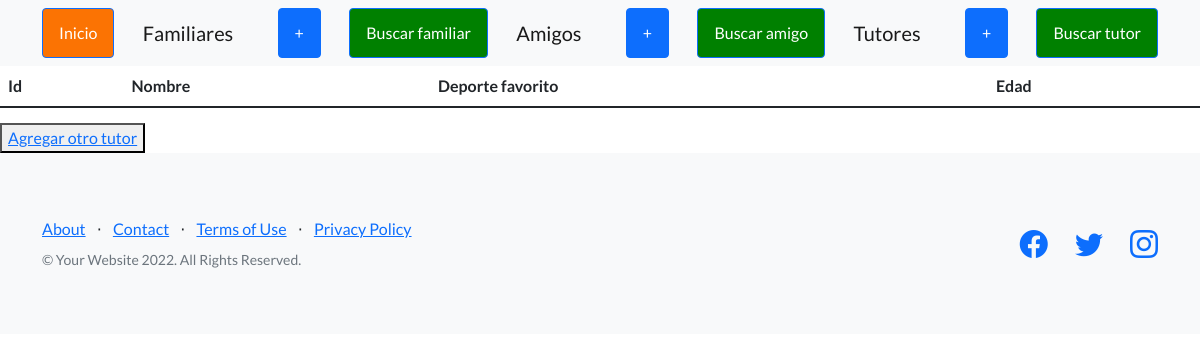
Before: /Axel_app/lista_tutores with the older database file.
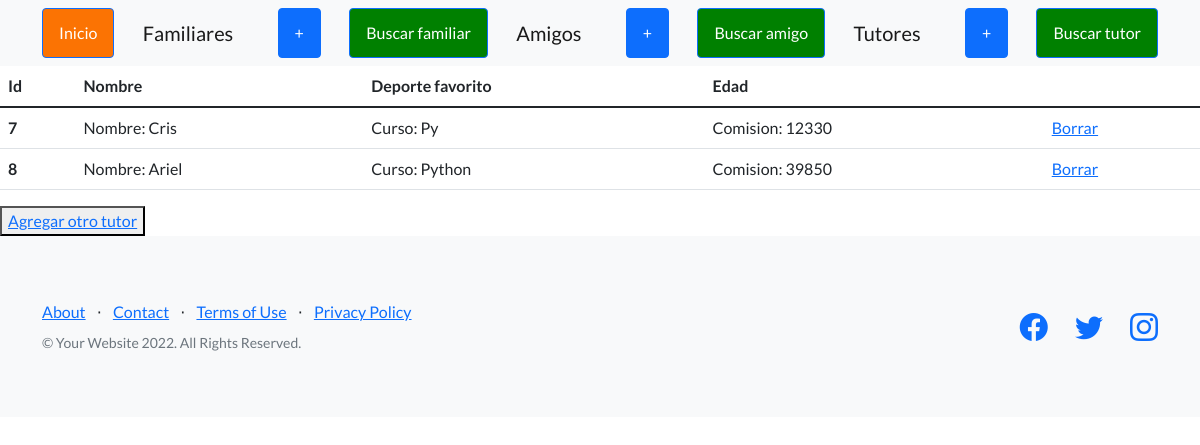
After: the same page with the newer database file.
### Axel_app/models.py (models this page shows, shortened)
class Tutores(models.Model):
    nombre = models.CharField(max_length=30)
    curso = models.CharField(max_length=30)
    comision = models.IntegerField()

### Axel_app/views.py (the view)
# urls.py: path("lista_tutores", views.lista_tutores, name='tutores'),
def lista_tutores(request):
    lista_tutores = Tutores.objects.all()
    datos_dicc_tutores = {"datos_tutores":lista_tutores}
    return render(request, "plantilla_tutores.html", datos_dicc_tutores)

### Axel_app/templates/plantilla_tutores.html (shortened to what this page needs)
{% extends "padre2.html" %}
{% load static %}
{% block contenido %}
<main>
    <table class="table">
        <thead>
          <tr>
            <th scope="col">Id</th>
            <th scope="col">Nombre</th>
            <th scope="col">Deporte favorito</th>
            <th scope="col">Edad</th>
          </tr>
        </thead>
        <tbody>
            <tr>
                {% for n in datos_tutores %}
                <th scope="row">{{n.id}}</td>
                <td>Nombre: {{n.nombre}} </td>
                <td>Curso: {{n.curso}} </td>
                <td>Comision: {{n.comision}} </td>
                <td><a href="{% url 'borrar_tutor' n.id %}">Borrar</a></td>
            </tr>
            {% endfor %}
        </tbody>
      </table>
    <button>
        <a href="alta_tutores">Agregar otro tutor</a>
    </button>
</main>
{% endblock %}

Changed rows visible on the page:
added Tutores: id "7", nombre "Cris", curso "Py", comision "12330"
added Tutores: id "8", nombre "Ariel", curso "Python", comision "39850"
